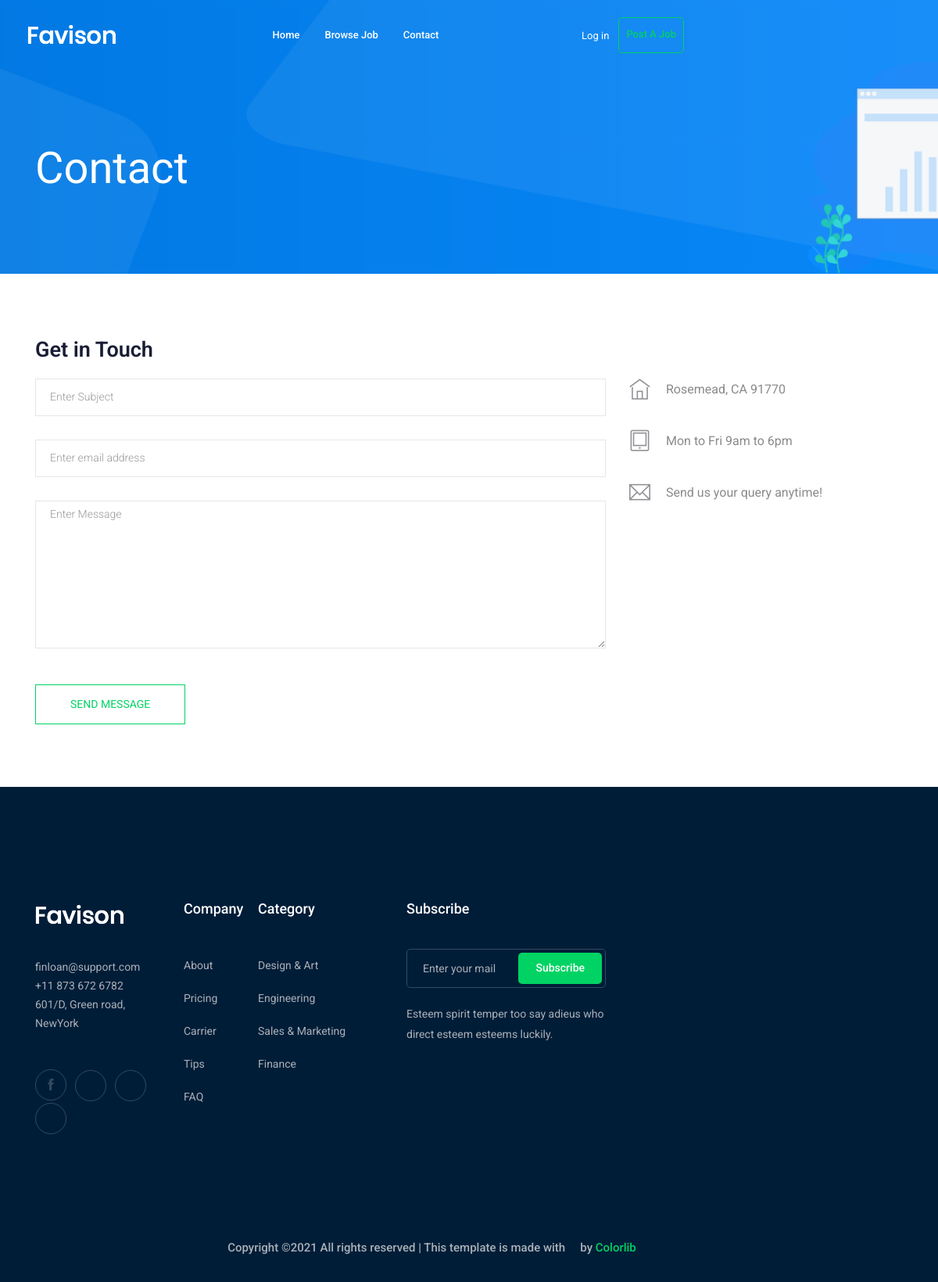
/contact-us/, run on an earlier commit of the app's database.
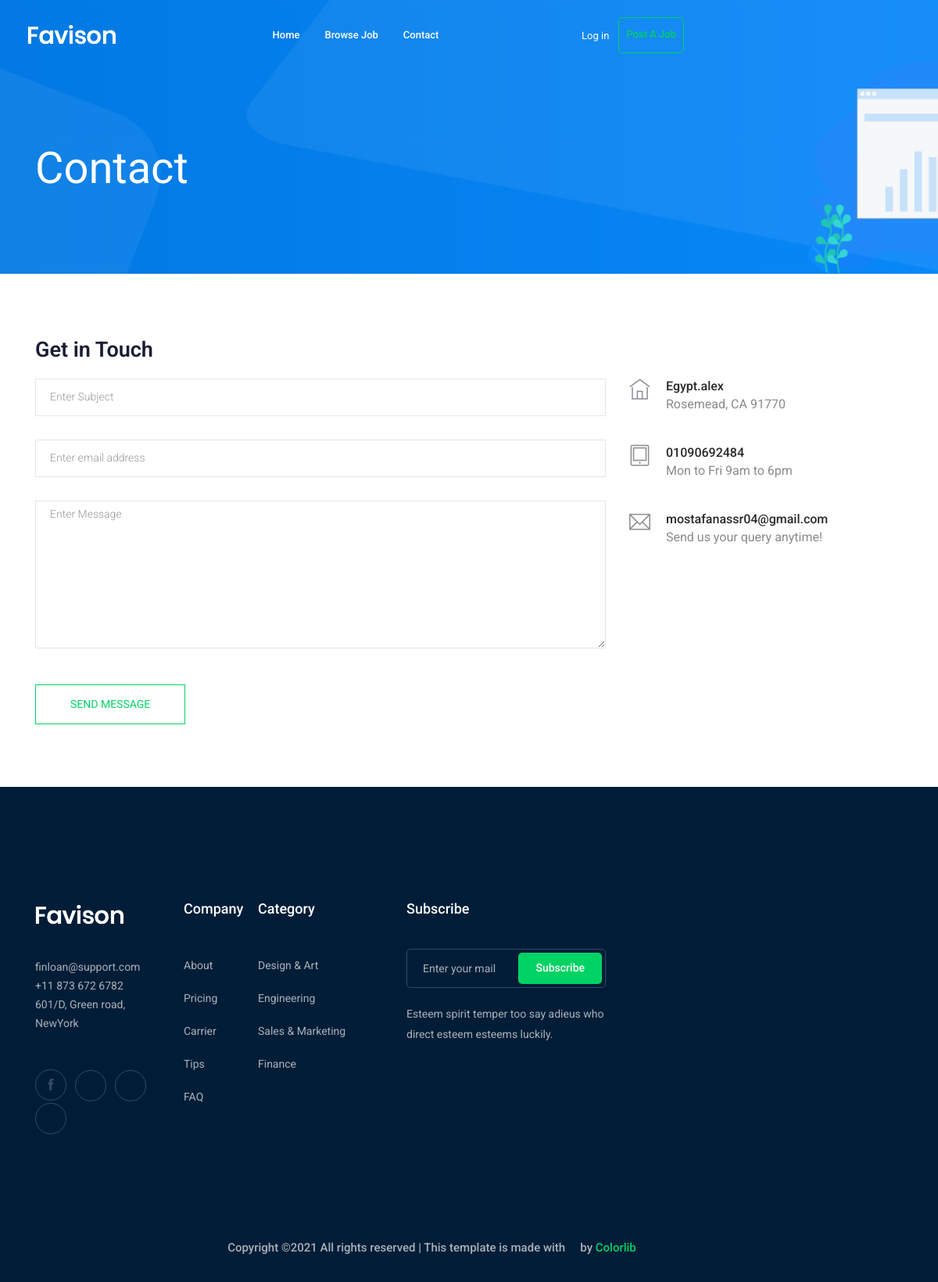
And on a later commit of the database.
### contact/models.py (models this page shows, shortened)
class Info(models.Model):
    place=models.CharField(max_length=50)
    phone_number=models.CharField(max_length=20)
    email=models.EmailField(max_length=40)
    class Meta:
        verbose_name=("info")
        verbose_name_plural=("infos")

### contact/views.py (the view, shortened to what this page needs)
# urls.py: path('',views.send_message,name="contact"),
def send_message(request):
    myinfo =Info.objects.first()
    return render(request,'contact/contact.html',{"myinfo":myinfo})

### contact/templates/contact/contact.html (shortened to what this page needs)
{% extends  'base.html' %}
{% load bootstrap4 %}
{% block body%}
    <div class="bradcam_area bradcam_bg_1">
        <div class="container">
            <div class="row">
                <div class="col-xl-12">
                    <div class="bradcam_text">
                        <h3>contact</h3>
                    </div>
                </div>
            </div>
        </div>
    </div>
  <section class="contact-section section_padding">
    <div class="container">
      <div class="row">
        <div class="col-12">
          <h2 class="contact-title">Get in Touch</h2>
        </div>
        <div class="col-lg-8">
          <form class="form-contact contact_form"  method="post"  novalidate="novalidate">
            <div class="row">
                <div class="col-12">
                <div class="form-group">
                  <input class="form-control" name="subject" id="subject" type="text" onfocus="this.placeholder = ''" onblur="this.placeholder = 'Enter Subject'" placeholder = 'Enter Subject'>
                </div>
              </div>
              <div class="col-sm-12">
                <div class="form-group">
                  <input class="form-control" name="email" id="email" type="email" onfocus="this.placeholder = ''" onblur="this.placeholder = 'Enter email address'" placeholder = 'Enter email address'>
                </div>
              </div>
              <div class="col-12">
                <div class="form-group">
                    <textarea class="form-control w-100" name="message" id="message" cols="30" rows="9" onfocus="this.placeholder = ''" onblur="this.placeholder = 'Enter Message'" placeholder = 'Enter Message'></textarea>
                </div>
              </div>
            </div>
            <div class="form-group mt-3">
              <button type="submit" class="button button-contactForm btn_4 boxed-btn">Send Message</button>
            </div>
          </form>
        </div>
        <div class="col-lg-4">
          <div class="media contact-info">
            <span class="contact-info__icon"><i class="ti-home"></i></span>
            <div class="media-body">
              <h3>{{ myinfo.place }}</h3>
              <p>Rosemead, CA 91770</p>
            </div>
          </div>
          <div class="media contact-info">
            <span class="contact-info__icon"><i class="ti-tablet"></i></span>
            <div class="media-body">
              <h3>{{ myinfo.phone_number }}</h3>
              <p>Mon to Fri 9am to 6pm</p>
            </div>
          </div>
          <div class="media contact-info">
            <span class="contact-info__icon"><i class="ti-email"></i></span>
            <div class="media-body">
              <h3>{{ myinfo.email}}</h3>
              <p>Send us your query anytime!</p>
            </div>
          </div>
        </div>
      </div>
    </div>
  </section>
    {% endblock body %}

What changed in the data, as far as the page shows it:
added Info: place "Egypt.alex", phone_number "01090692484", email "mostafanassr04@gmail.com"
